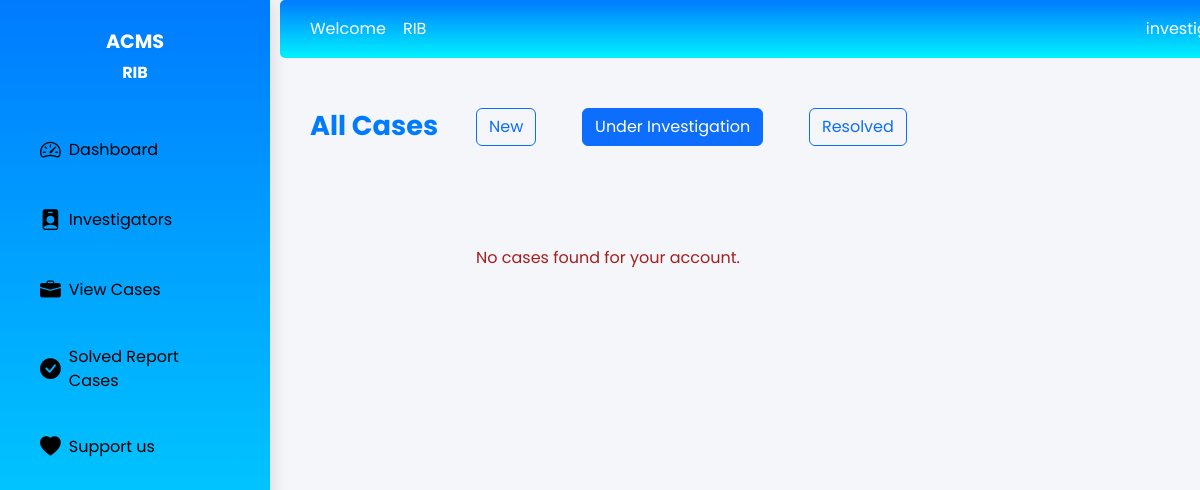
Before: /casess/?status=under_investigation (signed in) with the older database file.
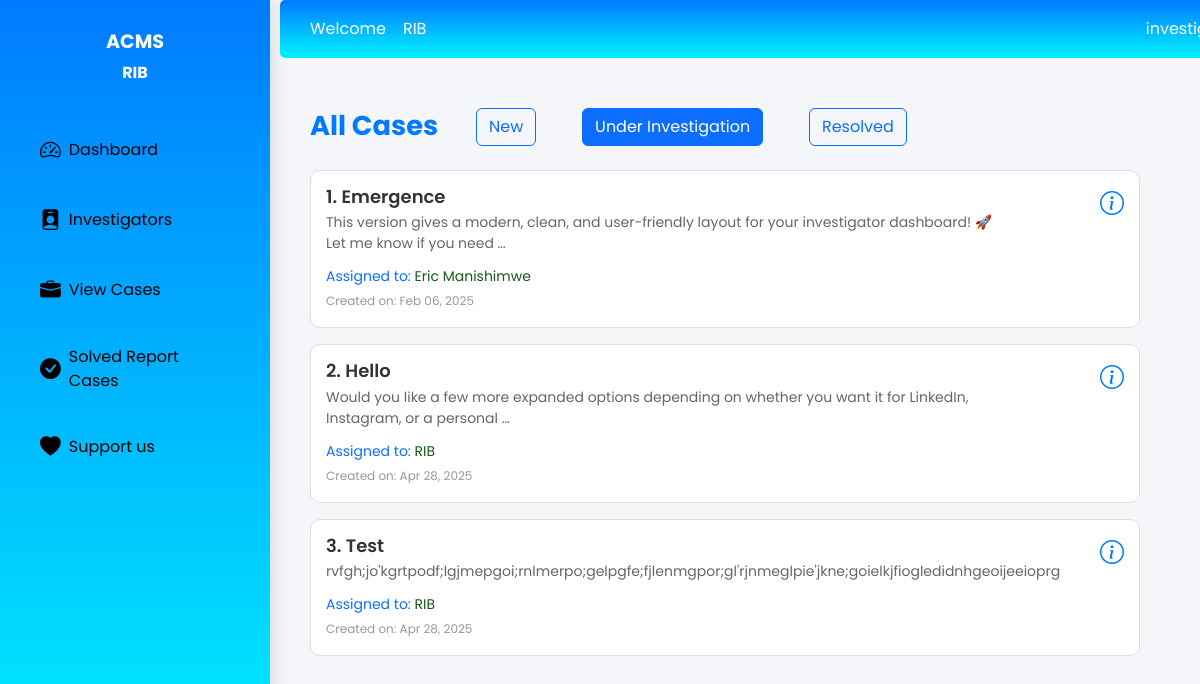
After: the same page with the newer database file.
### IntegrityGuard_app/models.py (models this page shows, shortened)
class User(models.Model):
    USER_TYPE_CHOICES = (
        ('admin', 'Administrator'),
        ('investigator', 'Investigator'),
        ('reporter', 'Reporter'),
    )
    fullname = models.CharField(max_length=255)
    address = models.CharField(max_length=255)
    phone_number = models.CharField(max_length=15)
    email = models.EmailField(unique=True)
    password = models.CharField(max_length=128)
    user_type = models.CharField(max_length=15, choices=USER_TYPE_CHOICES , default='reporter')
    date_joined = models.DateTimeField(auto_now_add=True)
    is_active = models.BooleanField(default=True)
    is_admin = models.BooleanField(default=False)
    USERNAME_FIELD = 'email'
    REQUIRED_FIELDS = ['username']

class Case(models.Model):
    STATUS_CHOICES = (
        ('reported', 'Reported'),
        ('under_investigation', 'Under Investigation'),
        ('resolved', 'Resolved'),
    )
    title = models.CharField(max_length=255)
    description = models.TextField()
    reported_by = models.ForeignKey(User, on_delete=models.CASCADE, related_name='reported_cases')
    assigned_to = models.ForeignKey(User, on_delete=models.SET_NULL, null=True, blank=True, related_name='assigned_cases')
    Legal_assigned_to = models.ForeignKey(User, on_delete=models.SET_NULL, null=True, blank=True, related_name='Legal_cases')
    internal_Investigator=models.ForeignKey(User, on_delete=models.SET_NULL, null=True, blank=True, related_name='internal_Investigator')
    status = models.CharField(max_length=20, choices=STATUS_CHOICES, default='reported')
    created_at = models.DateTimeField(auto_now_add=True)
    updated_at = models.DateTimeField(auto_now=True)
    Assigned_at = models.DateTimeField(blank=True, null=True)
    reported = models.TextField(max_length=255, blank=True, null=True)

### IntegrityGuard_app/views.py (the view)
# urls.py: path('casess/', views.cases_list, name='cases_list'),
def cases_list(request):
    status = request.GET.get('status')
    name = request.session["name"]
    role= request.session["user_type"]
    if status:
        cases = Case.objects.filter(status=status)
    else:
        cases = Case.objects.filter(status="reported")
    investigators = User.objects.filter(user_type='investigator')
    context = {
        'name': name,
        'role': role,
        'cases': cases,
        'investigators': investigators,
    }
    return render(request, 'Admin/DisplayCases.html',context)

### IntegrityGuard_app/templates/admin/DisplayCases.html (shortened to what the changed rows need)
{% load static %}
<!DOCTYPE html>
<html lang="en">
<head>
    <link href="https://cdn.jsdelivr.net/npm/bootstrap@5.3.0/dist/css/bootstrap.min.css" rel="stylesheet">
    <link href="https://cdn.jsdelivr.net/npm/bootstrap-icons/font/bootstrap-icons.css" rel="stylesheet">
</head>
<body>
    <div class="d-flex">
        <div class="sidebar">
            <h4>ACMS</h4>
            <h5>{{ name }}</h5>
            <ul class="nav flex-column">
                <li class="nav-item">
                </li>
                <li class="nav-item">
                </li>
                <li class="nav-item">
                </li>
                <li class="nav-item">
                </li>
                <li class="nav-item">
                </li>
            </ul>
        </div>
        <div class="main-content">
            <nav class="navbar navbar-expand-lg navbar-custom">
                <span> Welcome &nbsp;&nbsp; {{ name }}</span>
                <div class="dropdown ms-auto">
                    <button class="btn text-white dropdown-toggle" type="button" id="navbarDropdown"
                        data-bs-toggle="dropdown" aria-expanded="false">
                    </button>
                </div>
            </nav>
            <div class="dashboard-container">
                    <div class="case-container text-left">
                        <h2>All Cases</h2>
                        <div class="filter-buttons mb-4" style="margin-top: -43px;">
                            <a href="{% url 'cases_list' %}?status=reported" class="btn btn-outline-primary {% if not request.GET.status %}active{% endif %}"  style="margin-left: 20%;">
                            </a>
                            <a href="{% url 'cases_list' %}?status=under_investigation" class="btn btn-outline-primary {% if request.GET.status == 'under_investigation' %}active{% endif %}"  style="margin-left: 5%;">
                            </a>
                            <a href="{% url 'cases_list' %}?status=resolved" class="btn btn-outline-primary {% if request.GET.status == 'resolved' %}active{% endif %}"  style="margin-left: 5%;">
                            </a>
                        </div>
                        {% if cases %}
                        <div class="list-group mt-4">
                            {% for case in cases %}
                            <div class="case-list">
                                <a href="#" class="case-item  mb-3" data-bs-toggle="modal" data-bs-target="#caseModal{{ case.id }}">
                                    <div class="case-content">
                                        <h5 class="case-title">{{ forloop.counter }}. {{ case.title }}</h5>
                                        <p class="case-description">{{ case.description|truncatewords:20 }}</p>
                                        <small>
                                            Assigned to: <span style="color: rgb(24, 88, 24);">
                                                {% if case.assigned_to %}{{ case.assigned_to.fullname }}{% else %}New{% endif %}
                                            </span>
                                        </small>
                                        <br>
                                        <small class="case-date">Created on: {{ case.created_at|date:"M d, Y" }}</small>
                                    </div>
                                    <div class="case-icon">
                                        <i class="bi bi-info-circle"></i>
                                    </div>
                                </a>
                        {% endfor %}
                    </div>
                    {% else %}
                    <p  style="color: rgb(165, 31, 31); margin-top: 100px; margin-left: 20%;">No cases found for your account.</p>
                    {% endif %}
                </div>
            </div>
        </div>
    </div>
</body>
</html>

Changed rows visible on the page:
now on this page (row unchanged): User: fullname "RIB"
now on this page (row edited): Case: title "Emergence", description "This version gives a modern, clean, and user-friendly layout for your investigator dashboard! 🚀 Let me know if you need …", assigned_to.fullname "Eric Manishimwe", created_at "Feb 06, 2025"
added Case: title "Hello", description "Would you like a few more expanded options depending on whether you want it for LinkedIn, Instagram, or a personal …", assigned_to.fullname "RIB", created_at "Apr 28, 2025"
added Case: title "Test", description "rvfgh;jo'kgrtpodf;lgjmepgoi;rnlmerpo;gelpgfe;fjlenmgpor;gl'rjnmeglpie'jkne;goielkjfiogledidnhgeoijeeioprg", assigned_to.fullname "RIB", created_at "Apr 28, 2025"
Other visible differences:
{{ name }}: "RIB" → (not shown)
text no longer shown: "No cases found for your account."
